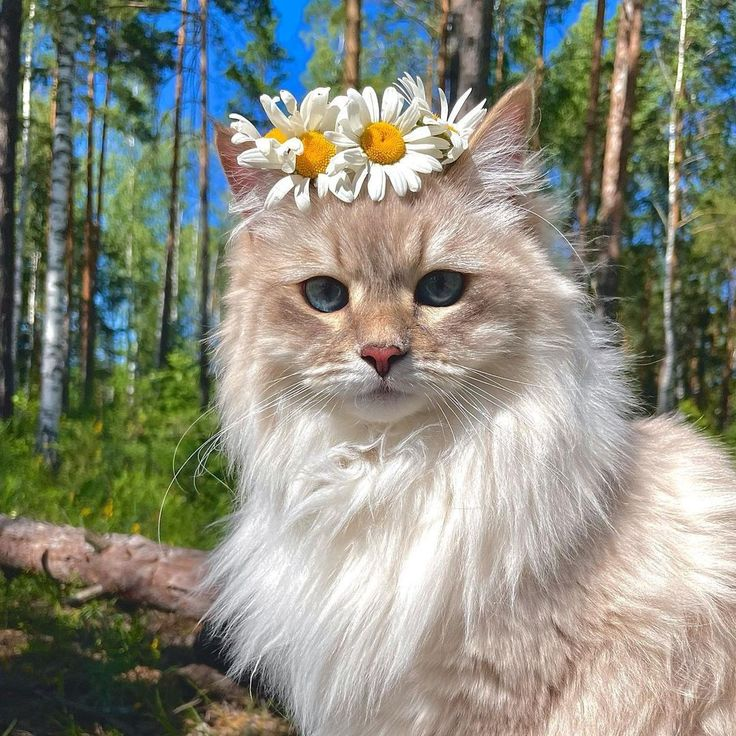
#> input picture UAS/kucing.jpeg, 736 x 736 px
$ jupyter execute 'canny edge-detection.ipynb'   (older library calls are emulated)
#> lines starting #> are read from the running program, lines starting #| are printed output that depends on the picture
CANNY EDGE DETECTION

NISAA' HUSNIA YAHYA -2213020099/3A

Import Library

[cell 1]
from PIL import Image
import numpy as np
import matplotlib.pyplot as plt
import cv2  # Untuk Gaussian Blur

Buka Gambar dan Konversi Grayscale

[cell 2]
# Buka gambar dan konversi ke grayscale
img = Image.open('kucing.jpeg').convert('L')  # 'L' = grayscale
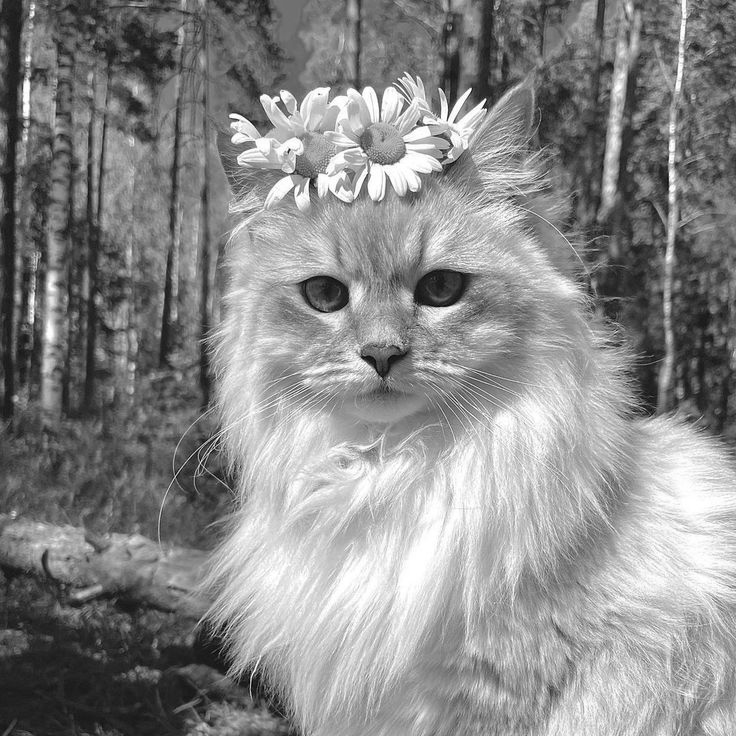
#> img: PIL image 736x736 L; min 1, max 255, mean 137.4
gray = np.array(img)

# Tampilkan gambar asli dan grayscale
plt.imshow(gray, cmap='gray')
plt.axis('off')
plt.title('Grayscale - kucing.jpeg')
plt.show()

Gaussian Blur (Mengurangi Noise)

[cell 3]
# Gaussian Blur menggunakan OpenCV
blurred = cv2.GaussianBlur(gray, (5, 5), 1.4)

plt.imshow(blurred, cmap='gray')
plt.axis('off')
plt.title('Setelah Gaussian Blur')
plt.show()

Sobel Operator

[cell 4]
# Hitung gradien menggunakan Sobel
Gx = cv2.Sobel(blurred, cv2.CV_64F, 1, 0, ksize=3)
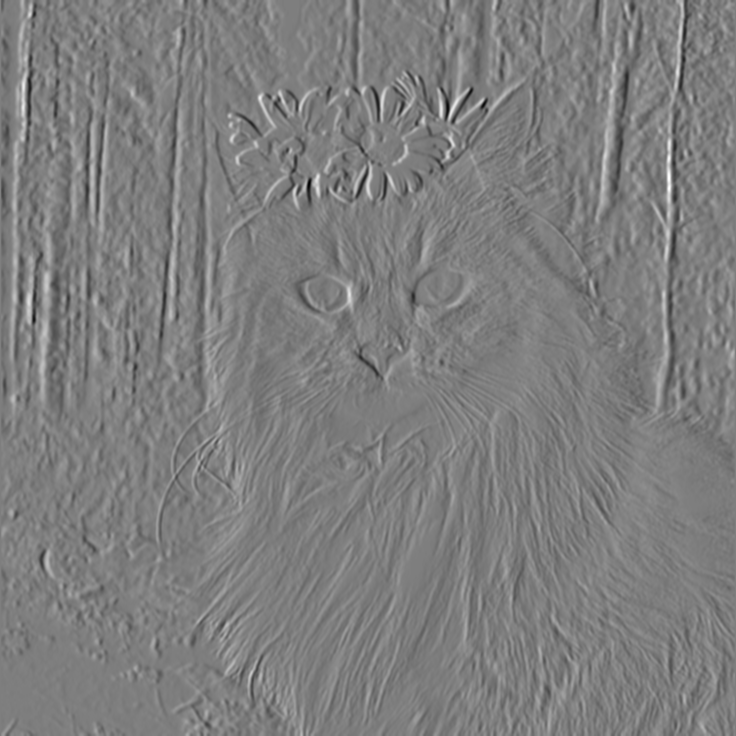
#> Gx: shape (736, 736) float64; min -422, max 431, mean 0.6; drawn with min black and max white
Gy = cv2.Sobel(blurred, cv2.CV_64F, 0, 1, ksize=3)
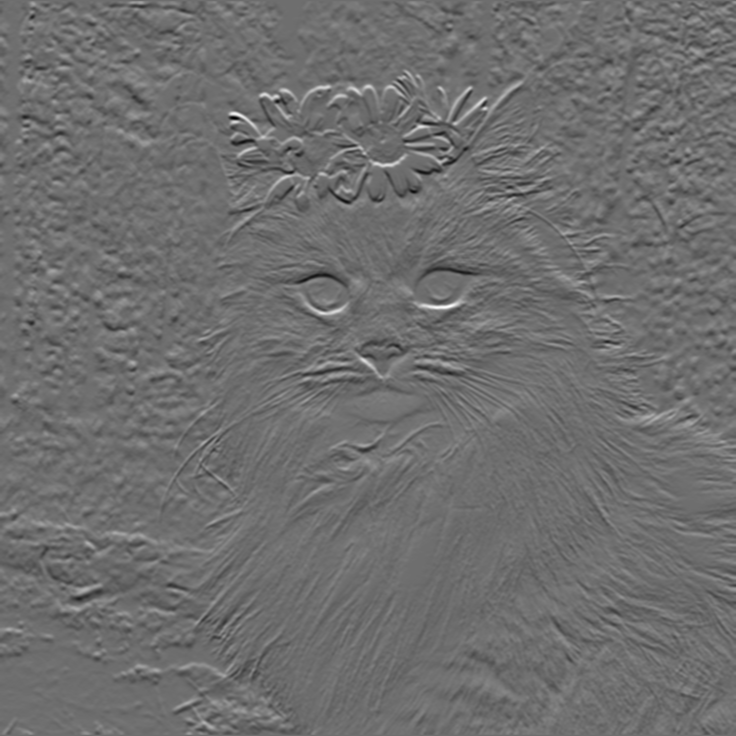
#> Gy: shape (736, 736) float64; min -333, max 433, mean 0.3; drawn with min black and max white

# Magnitudo dan arah
magnitude = np.hypot(Gx, Gy)
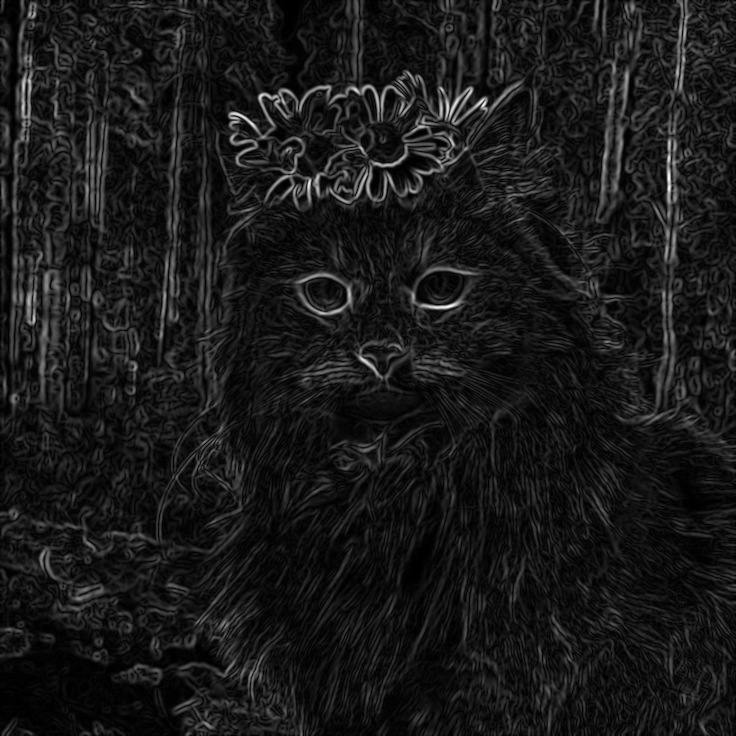
#> magnitude: shape (736, 736) float64; min 0, max 450.1, mean 45.5; drawn with min black and max white
magnitude = magnitude / magnitude.max() * 255
angle = np.arctan2(Gy, Gx)
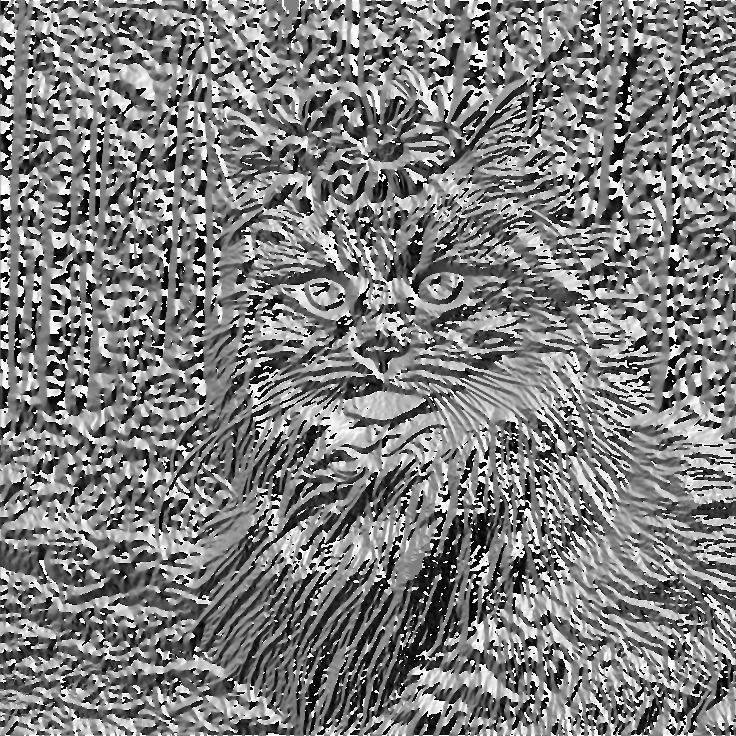
#> angle: shape (736, 736) float64; min -3.14, max 3.14, mean -0.0328; drawn with min black and max white

plt.imshow(magnitude, cmap='gray')
plt.axis('off')
plt.title('Gradien Magnitudo (Sobel)')
plt.show()

Non-Maximum Suppression (Menipiskan Tepi)

[cell 5]
def non_max_suppression(mag, angle):
    Z = np.zeros_like(mag)
    angle = angle * 180. / np.pi
    angle[angle < 0] += 180
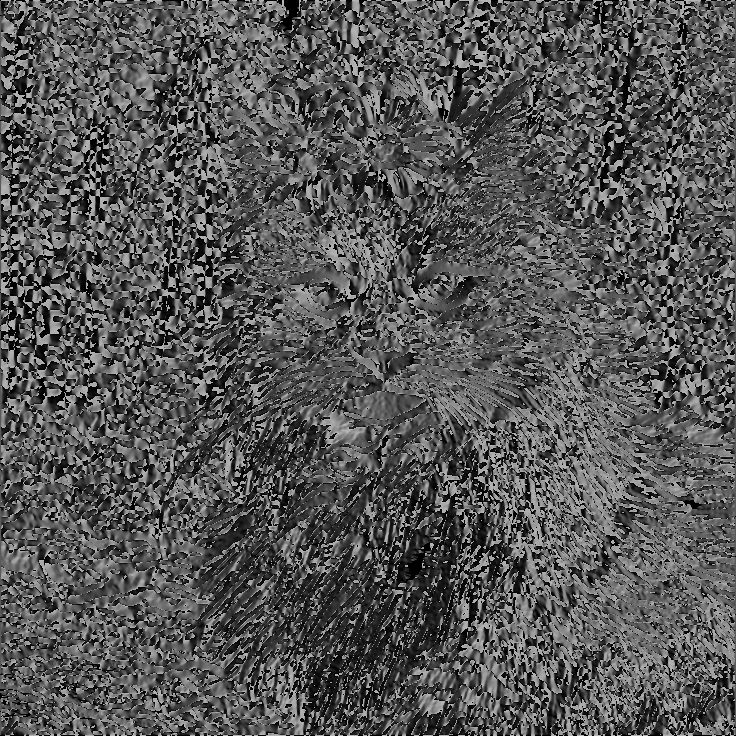
#> angle: shape (736, 736) float64; min 0, max 180, mean 86.7

    for y in range(1, mag.shape[0] - 1):
        for x in range(1, mag.shape[1] - 1):
            q = 255
            r = 255

            # arah horizontal
            if (0 <= angle[y, x] < 22.5) or (157.5 <= angle[y, x] <= 180):
                q = mag[y, x + 1]
                r = mag[y, x - 1]
            # arah diagonal /
            elif (22.5 <= angle[y, x] < 67.5):
                q = mag[y + 1, x - 1]
                r = mag[y - 1, x + 1]
            # arah vertikal
            elif (67.5 <= angle[y, x] < 112.5):
                q = mag[y + 1, x]
                r = mag[y - 1, x]
            # arah diagonal \
            elif (112.5 <= angle[y, x] < 157.5):
                q = mag[y - 1, x - 1]
                r = mag[y + 1, x + 1]

            if (mag[y, x] >= q) and (mag[y, x] >= r):
                Z[y, x] = mag[y, x]
            else:
                Z[y, x] = 0
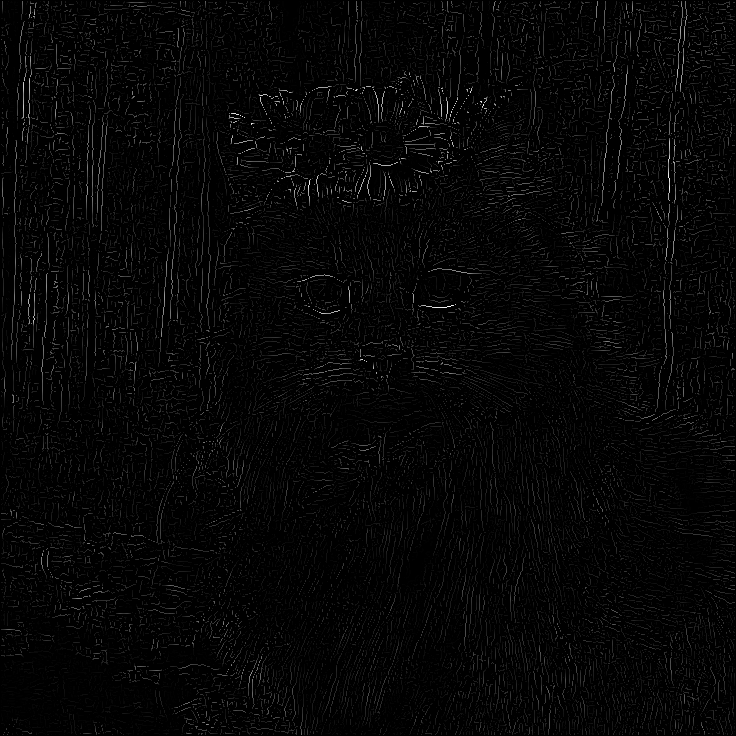
#> Z: shape (736, 736) float64; min 0, max 255, mean 6
    return Z

nms_result = non_max_suppression(magnitude, angle)

plt.imshow(nms_result, cmap='gray')
plt.axis('off')
plt.title('Setelah Non-Maximum Suppression')
plt.show()

Double Threshold + Hysteresis

[cell 6]
def double_threshold_hysteresis(img, low=50, high=100):
#> called with low = 50, high = 100
    M, N = img.shape
#> M = 736; N = 736
    res = np.zeros((M,N), dtype=np.uint8)

    strong = 255
    weak = 75

    strong_i, strong_j = np.where(img >= high)
#> strong_i = 3072 values from 1 to 734; strong_j = 3072 values, max 732 at index 2792, min 2 at index 1864, mean 357.1
    weak_i, weak_j = np.where((img >= low) & (img < high))
#> weak_i = 14614 values from 1 to 734; weak_j = 14614 values, max 734 at index 70, min 1 at index 1023, mean 340.7

    res[strong_i, strong_j] = strong
    res[weak_i, weak_j] = weak

    # Hysteresis: sambungkan weak edge yang terhubung ke strong edge
    for y in range(1, M - 1):
        for x in range(1, N - 1):
            if res[y, x] == weak:
                if ((res[y+1, x-1] == strong) or (res[y+1, x] == strong) or (res[y+1, x+1] == strong)
                    or (res[y, x-1] == strong) or (res[y, x+1] == strong)
                    or (res[y-1, x-1] == strong) or (res[y-1, x] == strong) or (res[y-1, x+1] == strong)):
                    res[y, x] = strong
                else:
                    res[y, x] = 0
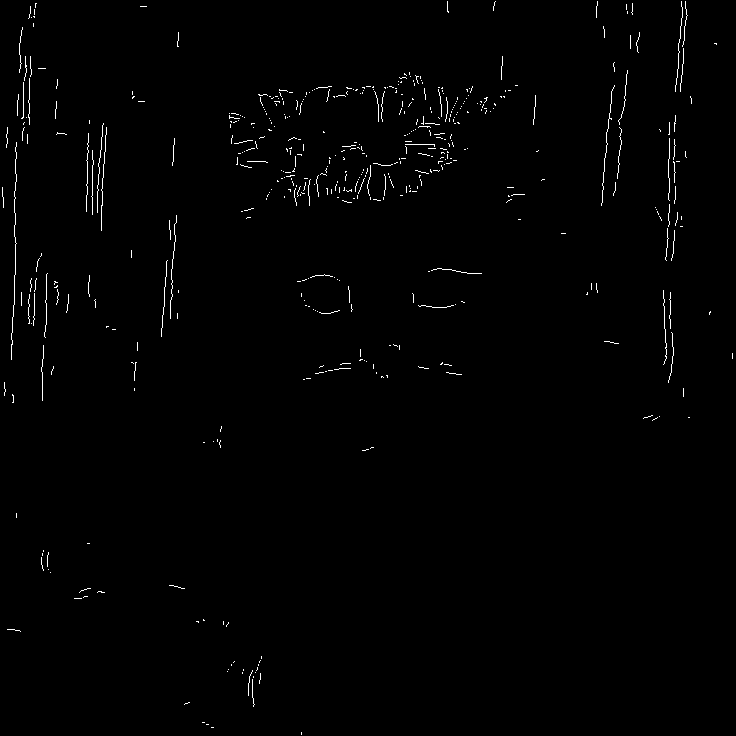
#> res: shape (736, 736); 0.89% white in thin lines or dots
    return res

canny_result = double_threshold_hysteresis(nms_result)

plt.imshow(canny_result, cmap='gray')
plt.axis('off')
plt.title('Hasil Akhir Canny Edge Detection')
plt.show()
